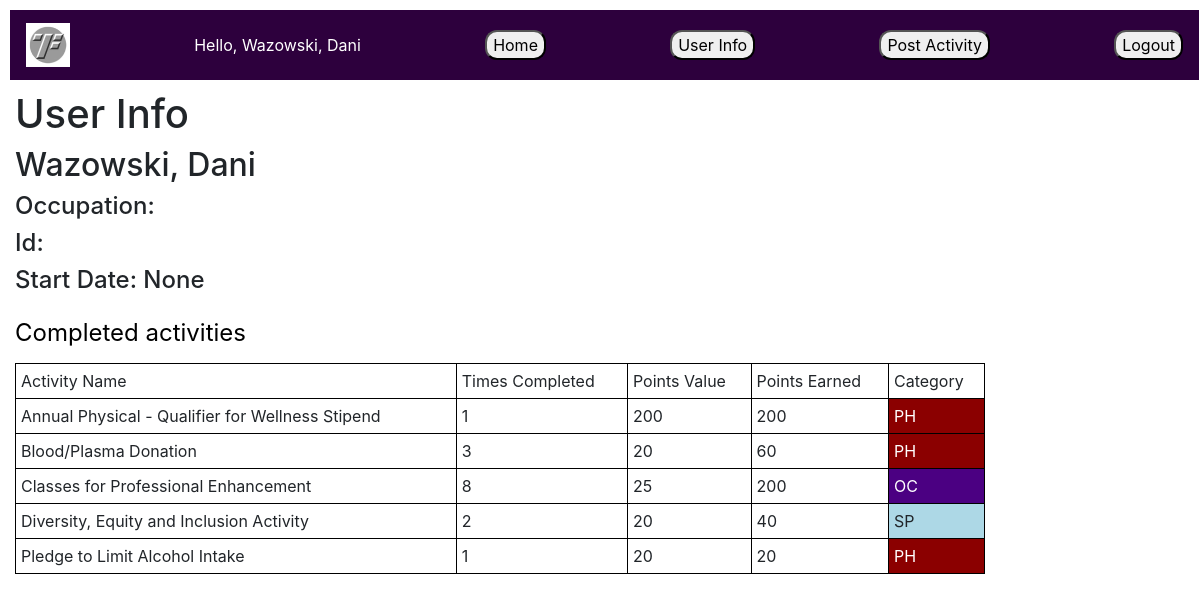
Page /wellness/userinfo (signed in) on the earlier database version.
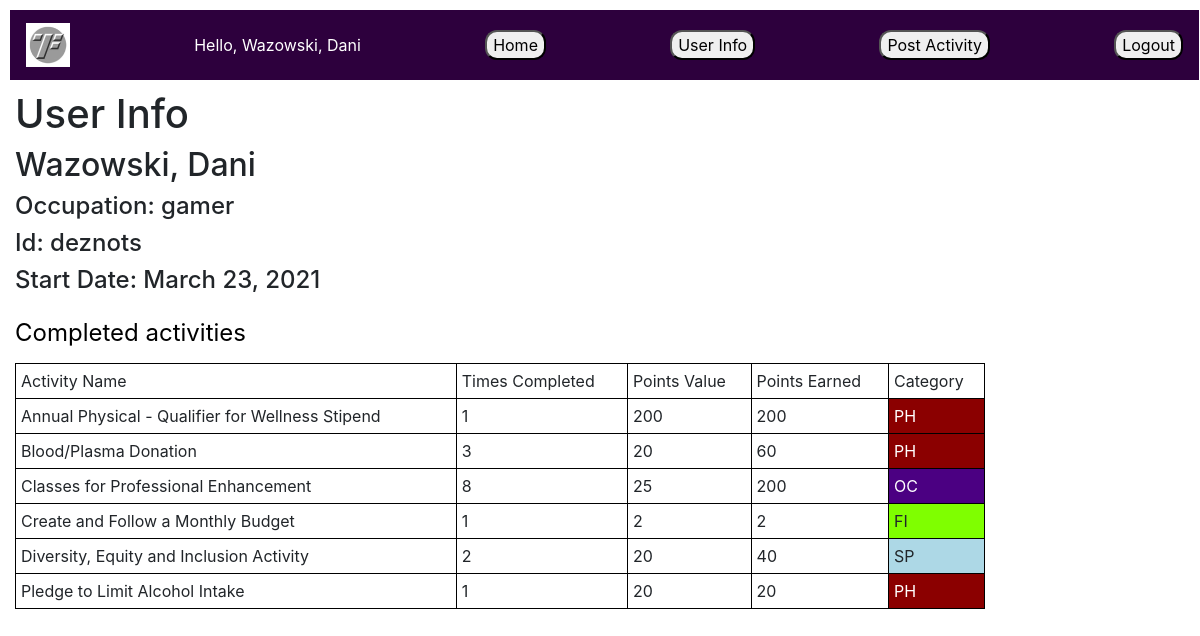
Same page on the later database version.
### wellness/models.py (models this page shows, shortened)
class Activity(models.Model):
    PHYSICAL = 'PH'
    SPIRITUAL = 'SP'
    FINANCIAL = 'FI'
    OCCUPATIONAL = 'OC'
    PERSONAL = 'PE'
    NA = 'NA'
    GROUP_CHOICES = [
        (PHYSICAL, 'Physical'),
        (SPIRITUAL, 'Spiritual'),
        (FINANCIAL, 'Financial'),
        (OCCUPATIONAL, 'Occupational'),
        (PERSONAL, 'Personal'),
        (NA, 'NA'),
    ]
    DAY = 'DAY'
    MONTH = 'MTH'
    YEAR = 'YER'
    DUNNO = 'IDK'
    FREQ_CHOICES = [
        (DAY, 'Day'),
        (MONTH, 'Month'),
        (YEAR, 'Year'),
        (DUNNO, 'Choose')
    ]
    name = models.TextField(max_length=100, blank=True)
    details = models.TextField(max_length=200, blank=True,null=True)
    group = models.CharField(max_length= 2, choices= GROUP_CHOICES, default= NA)
    max_complete = models.SmallIntegerField()
    value = models.IntegerField()
    max_points = models.IntegerField()
    frequency = models.SmallIntegerField()
    time_freq = models.CharField(max_length= 3, choices= FREQ_CHOICES, default= DUNNO)

class Profile(models.Model):
    user = models.OneToOneField(User, on_delete=models.CASCADE)
    occupation = models.CharField(max_length=30, blank=True,editable=True)
    start_date = models.DateField(null=True, blank=True)
    ftid = models.TextField(blank=True, max_length=50)
    class Meta:
        ordering = ['user']

### wellness/views.py (the view)
# urls.py: path('userinfo', views.userinfo, name='userinfo'),
def userinfo(request):
    home_user = request.user.profile
    Cactivity = CompletedActivity.objects.filter(user=home_user)
    UActivity = Cactivity.values('activity_id', 'activity__name', 'activity__value', 'activity__group').annotate \
        (count=Count('activity__name'), earned=Sum('activity__value'))
    TimesCompelted = Cactivity.annotate(count=Count('activity__name'))
    context = {
        'huser': home_user,
        'Lname': home_user.user.last_name,
        'Fname': home_user.user.first_name,
        'num_activities': 1,
        'activity_list': UActivity,
        "times_completed": TimesCompelted,
        'occ': home_user.occupation,
        'start_date': home_user.start_date,
        'ftid': home_user.ftid
    }
    return render(request, 'userinfo.html', context=context)

### templates/userinfo.html
{% extends "base_generic.html" %}
{% block content %}
    {% load static %}
    <link rel="stylesheet" href="{% static 'postingcolors.css' %}">
  <h1>User Info</h1>
    <h2>{{ Lname }}, {{ Fname }}</h2>
    <h4>Occupation: {{ occ }}</h4>
    <h4>Id: {{ ftid }}</h4>
    <h4>Start Date: {{ start_date }}</h4>
    {%  if activity_list %}
    <table style="width:100%">
    <caption> Completed activities</caption>
    <tr>
        <td>Activity Name</td>
        <td>Times Completed</td>
        <td>Points Value</td>
        <td>Points Earned</td>
        <td>Category</td>
    </tr>
        {%  for activity in activity_list %}
        <tr>
            <td>{{ activity.activity__name }} </td>
            <td>{{ activity.count }} </td>
            <td>{{ activity.activity__value }} </td>
            <td>{{ activity.earned }} </td>
            <td class="{{ activity.activity__group }}">{{ activity.activity__group }} </td>
        </tr>
        {% endfor %}
    </table>
    {%  else %}
    <p> You have no activities u about to be broke</p>
    {% endif %}
{% endblock %}

### templates/base_generic.html (shortened to what this page needs)
<!DOCTYPE html>
<html lang="en">
<head>
{% load static %}
  {% block title %}<title>Wellness</title>
  <link rel="stylesheet" href="https://cdn.jsdelivr.net/npm/bootstrap@4.5.3/dist/css/bootstrap.min.css">
  {% load static %}
  <link rel="stylesheet" href="{% static 'style.css' %}">
</head>
<body>
      <nav class="navbar navbar-light" style="background-color: #2d003d; margin: 10px 1px 10px 10px">
        <a class="navbar-brand mx-0" href=""><img src="{% static 'images/smolftlogo.png' %}" alt="FT Logo"></a>
          <div class="d-inline-block">
          <span class="navbar-text" style="color: #ffffff">
        Hello, {{ Lname }}, {{ Fname }}
         </span>
          </div>
          <div class="d-inline-block">
              <a href=" {% url 'index' %}" type="button">
                  <button style="border-radius: 12px">Home</button>
              </a>
          </div>
          <div class="d-inline-block">
          <a href=" {% url 'userinfo' %}" type="button">
              <button style="border-radius: 12px">User Info</button>
          </a>
          </div>
          <div class="d-inline-block">
              <a href=" {% url 'post' %}" type="button">
                  <button style="border-radius: 12px">Post Activity</button>
              </a>
          </div>
          <a href=" {% url 'login' %}" type="button">
            <button style="border-radius: 12px">Logout</button>
          </a>
      </nav>
</body>
 {% endblock %}
<div class="col-sm-10 ">{% block content %} <p>aa</p> {% endblock %}</div>
</html>

### wellness/static/style.css (style rules this page uses)
.mx-0 { margin-left: 0; }

### wellness/static/postingcolors.css (style rules this page uses)
.PH { background-color: darkred; color: white; }
.SP { background-color: lightblue; }
.FI { background-color: chartreuse; }
.OC { background-color: indigo; color: white; }
table, th, td { border: 1px solid black; border-collapse: collapse; }
td { padding: 5px; }
caption { caption-side: top; color: black; font-size:24px; }

Differences in the rows shown:
now on this page (row edited): Profile: occupation "gamer", ftid "deznots", start_date "March 23, 2021"
now on this page (row unchanged): Activity: activity__name "Create and Follow a Monthly Budget", count "1", activity__value "2", earned "2", activity__group "FI"
Other differences:
{{ start_date }}: "None" → (not shown)
